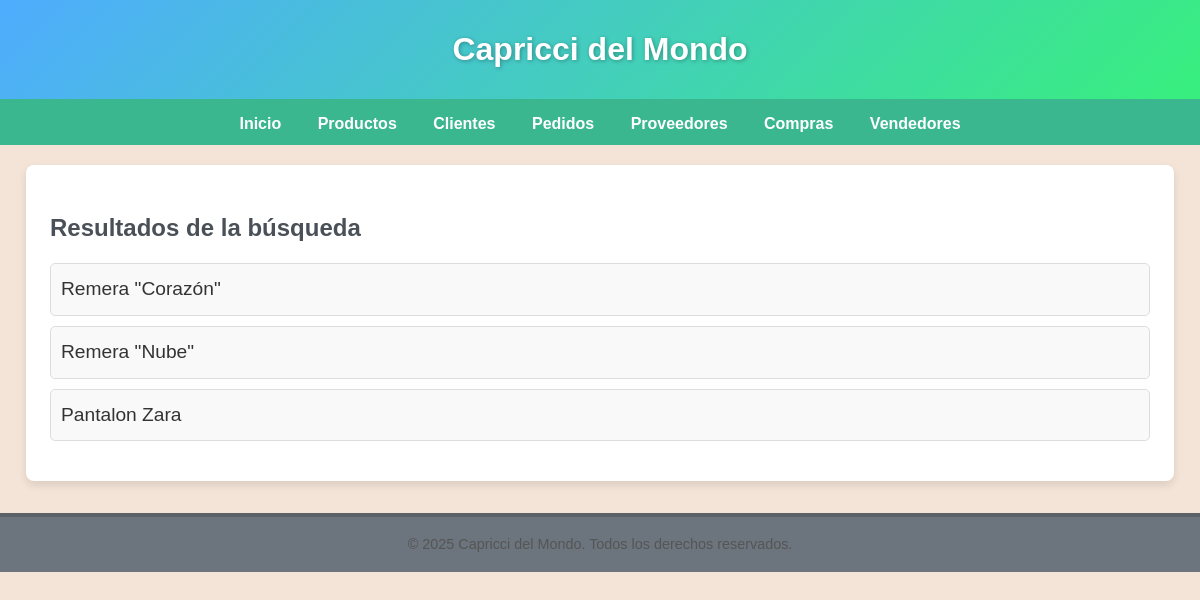
/buscar/, run on an earlier commit of the app's database.
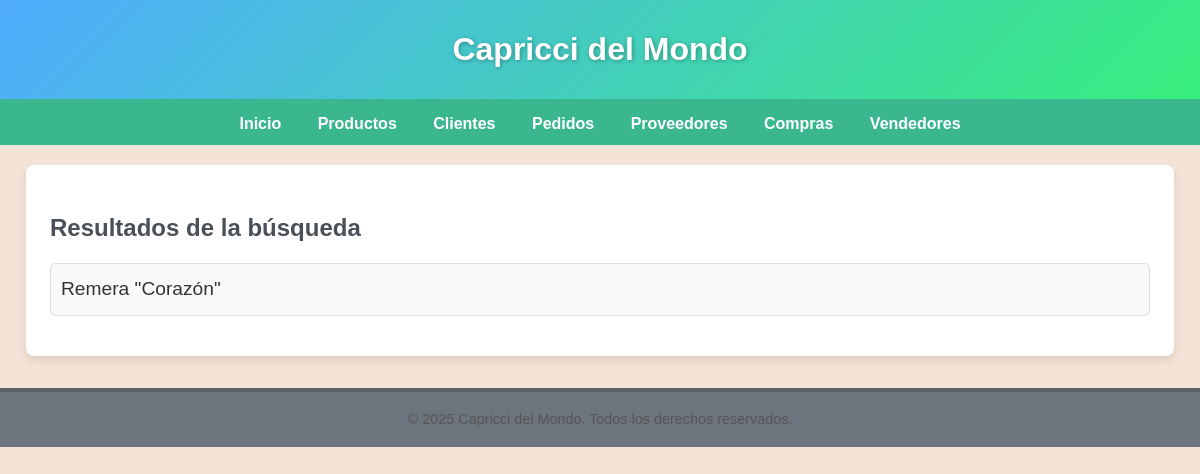
And on a later commit of the database.
### myapp/models.py (models this page shows, shortened)
class Producto(models.Model):
    nombre = models.CharField(max_length=100)
    descripcion = models.TextField()
    precio = models.DecimalField(max_digits=10, decimal_places=2)
    stock = models.IntegerField()
    proveedor = models.ForeignKey('Proveedor', on_delete=models.CASCADE, null=True, blank=True)

### myapp/views.py (the view)
# urls.py: path('buscar/', buscar, name='buscar'),
def buscar(request):
    query = request.GET.get('q', '')
    resultados = Producto.objects.filter(nombre__icontains=query)
    return render(request, 'myapp/resultados_busqueda.html', {'resultados': resultados, 'query': query})

### myapp/templates/myapp/resultados_busqueda.html (shortened to what this page needs)
{% extends 'myapp/base.html' %}
{% block contenido %}
<div class="container">
    <h2>Resultados de la búsqueda</h2>
    {% if resultados %}
        <ul>
            {% for resultado in resultados %}
                <li>{{ resultado.nombre }}</li>
            {% endfor %}
        </ul>
    {% else %}
        <p>No se encontraron resultados para tu búsqueda.</p>
    {% endif %}
</div>
{% endblock %}

What changed in the data, as far as the page shows it:
removed Producto: nombre "Remera \"Nube\""
removed Producto: nombre "Pantalon Zara"
